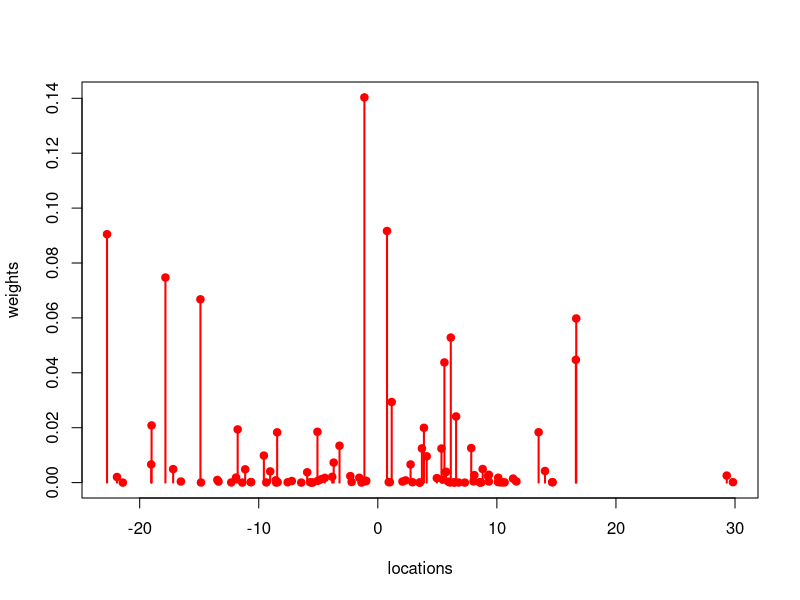

Generate this figure with R:
## ---- chunk 1
options(width = 60)
## ---- chunk 2
# Number of atoms and random number seed
n <- 100; set.seed(222)

# Sample beta weights
betas <- rbeta(n, 1, 10); 
sticks <- 1 - betas; stick_prod <- rep(0, n)

# Calculate products before pi vlaues
stick_prod <- cumprod(sticks)

# Stick-breaking weights
pi <- rep(0, n); pi[1] <- betas[1]; 
pi[2:(n-1)] <- betas[2:(n-1)] * 
                  stick_prod[1:(n-2)]
# Allocate remaining mass to last pi weight
pi[n] <- 1 - sum(pi[1:n-1])
## ---- chunk 3
# Sample from base measure---these are the phi_k's
G0 <- rnorm(n, 0, 10)
## ---- chunk 4
options(width = 60)
## ---- chunk 5
# Plot resulting random measure
plot(G0, pi, type = "h", col = "red", 
     lwd = 2, xlab = "locations", ylab = "weights")
points(G0, pi, pch = 19, col = "red")
